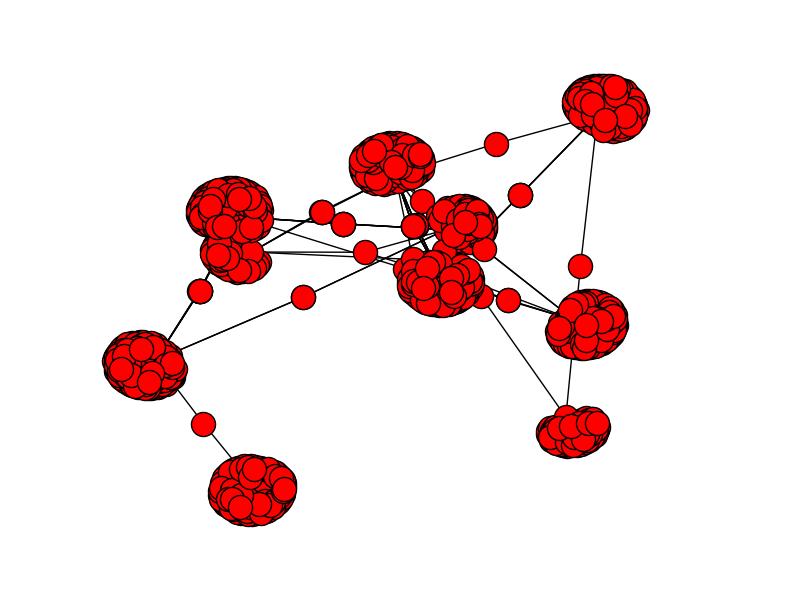

The script that saved this image:
import networkx as nx
import matplotlib.pyplot as plt
import pickle

def create_graph():
    graph = nx.read_edgelist('Friends.txt',delimiter='\t')
    nx.draw(graph)
    #plt.show()
    plt.savefig('cluster.png')
    return graph

def girvan_newman(G, most_valuable_edge=None):

    if G.number_of_edges() == 0:
        yield tuple(nx.connected_components(G))
        return
    # If no function is provided for computing the most valuable edge,
    # use the edge betweenness centrality.
    if most_valuable_edge is None:
        def most_valuable_edge(G):

            betweenness = nx.edge_betweenness_centrality(G)
            return max(betweenness, key=betweenness.get)
    # The copy of G here must include the edge weight data.
    g = G.copy().to_undirected()
    # Self-loops must be removed because their removal has no effect on
    # the connected components of the graph.
    g.remove_edges_from(g.selfloop_edges())
    while g.number_of_edges() > 0:
        yield _without_most_central_edges(g, most_valuable_edge)



def _without_most_central_edges(G, most_valuable_edge):

    original_num_components = nx.number_connected_components(G)
    num_new_components = original_num_components
    while num_new_components <= original_num_components:
        edge = most_valuable_edge(G)
        G.remove_edge(*edge)
        new_components = tuple(nx.connected_components(G))
        num_new_components = len(new_components)
    return new_components

def check_graph(graph):
    cluster_count = 0
    graph_components = nx.connected_component_subgraphs(graph)
    for i in graph_components:
        graph_tuple = tuple(sorted(c) for c in next(girvan_newman(i)))
        cluster_count =cluster_count + len(graph_tuple)
    print(cluster_count)
    return cluster_count

def main():
    graph = create_graph()
    cluster_count = check_graph(graph)
    print(nx.number_of_nodes(graph))

    count = []
    count.append(cluster_count)
    count.append(nx.number_of_nodes(graph))
    data = open('Cluster_Statistics.txt', 'wb')
    pickle.dump(count, data)
    data.close()


if __name__ == '__main__':
    main()